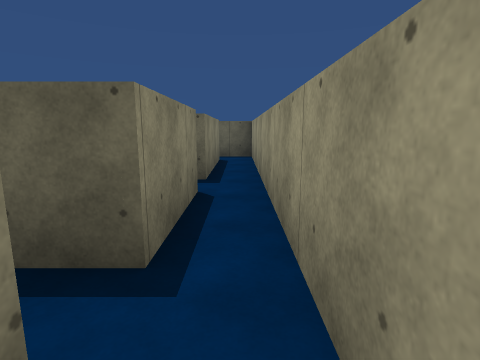
view 1 (above)

24 first-person views from a walk through a 3-D level made in the Unity game engine. The camera is 1.5 m above the floor, tilts 10° down and sees 80° across. The floor is counted in squares, 1.51 m on a side. Each view is taken from the middle of a square. On the plan, view 1 faces up. The plan holds only what a view shows up to about 12 squares ahead; the rest is blank. The place goes on beyond the plan. The player character is not drawn. Some surface patterns are stand-ins.

view 2
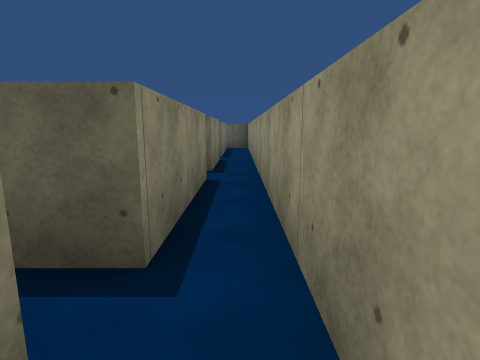

view 3
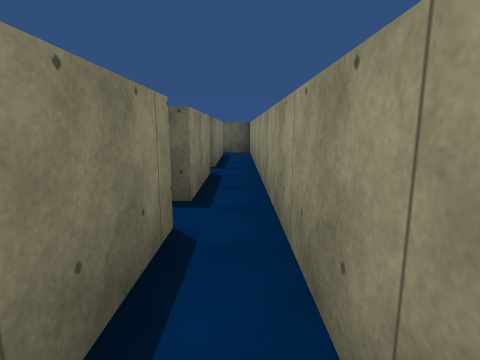

view 4
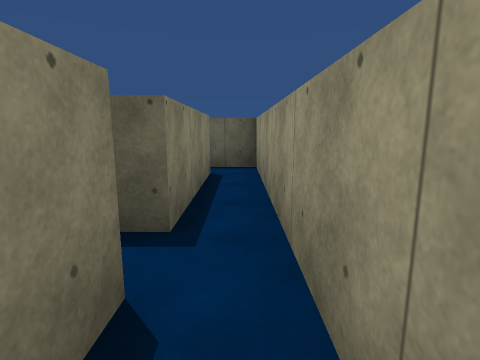

view 5
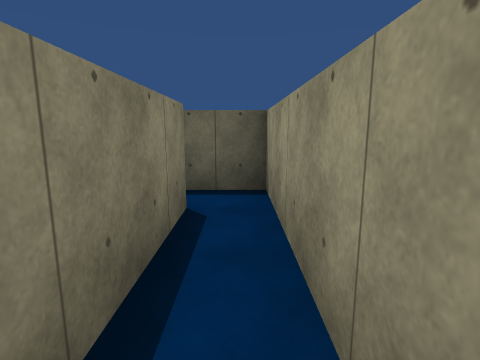

view 6
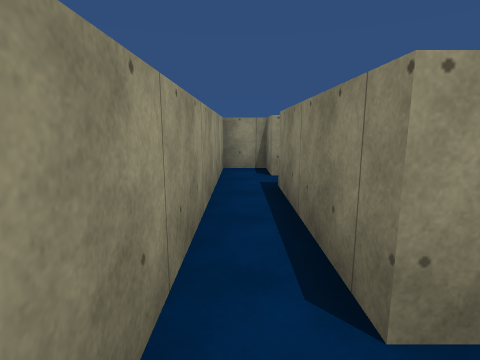

view 7
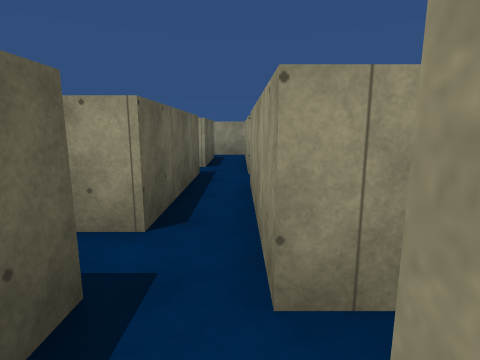

view 8
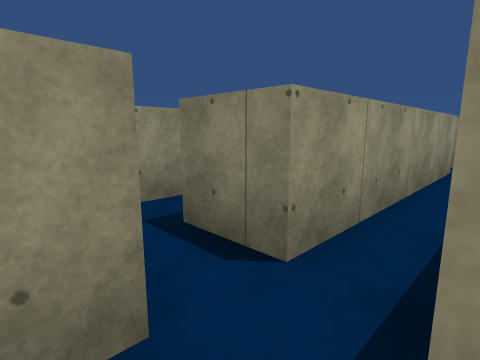

view 9
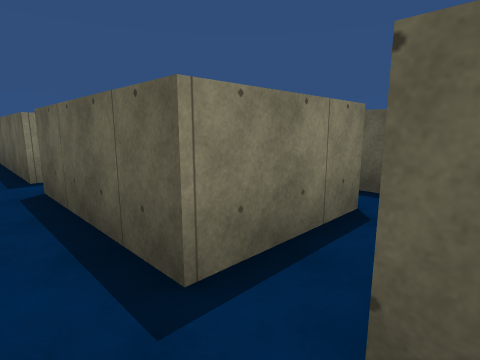

view 10
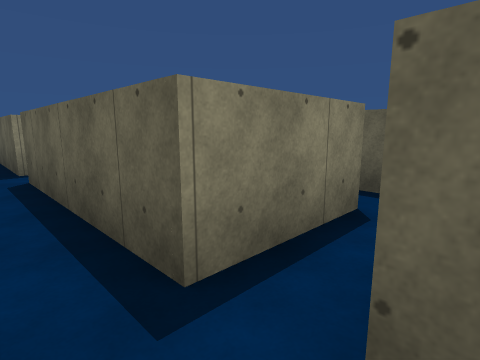

view 11
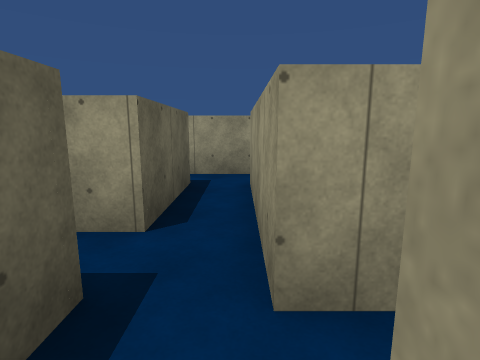

view 12
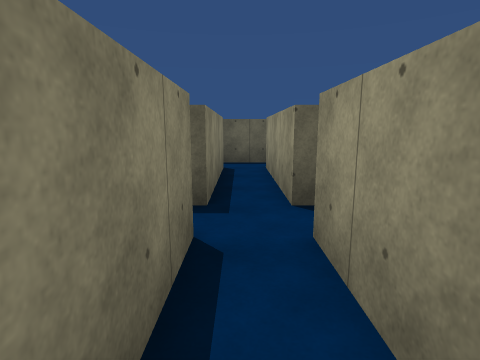

view 13
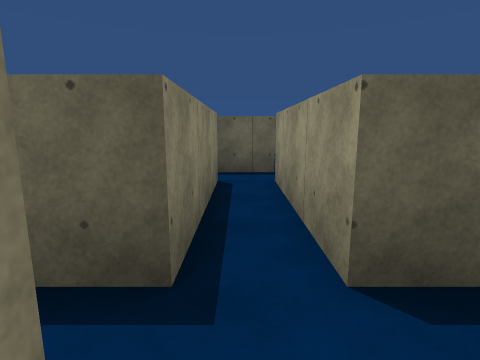

view 14
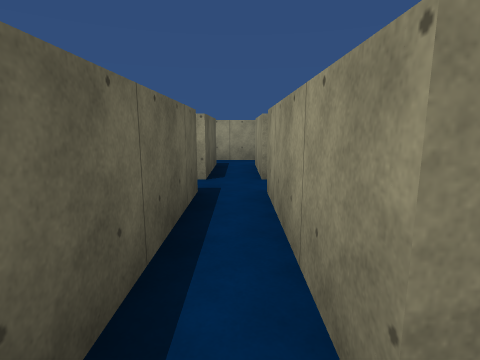

view 15
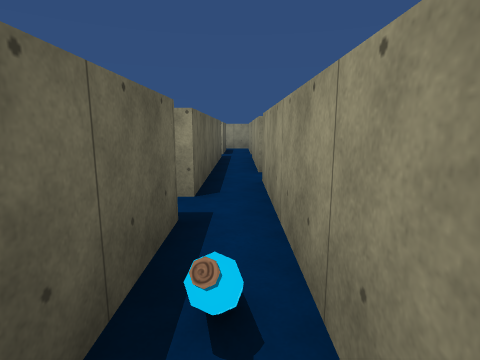

view 16
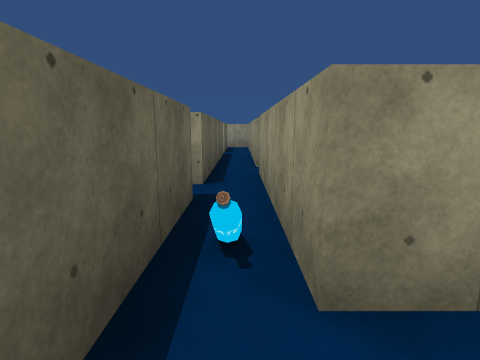

view 17
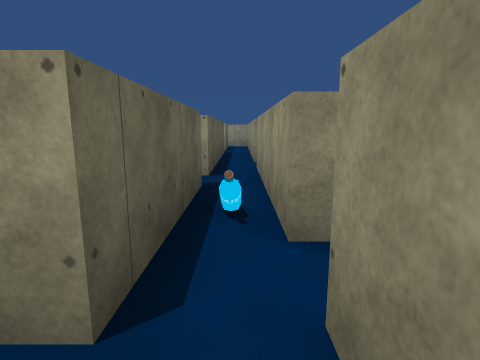

view 18
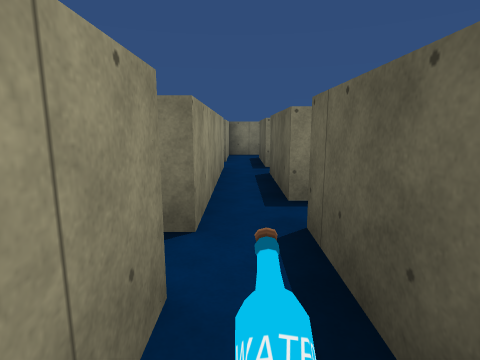

view 19
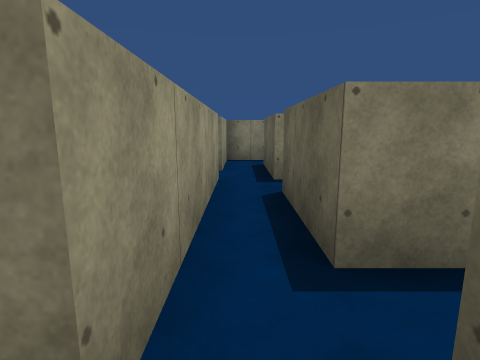

view 20
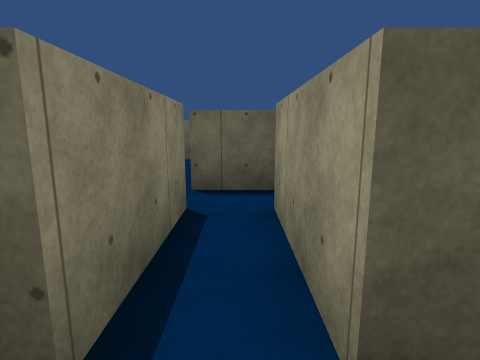

view 21
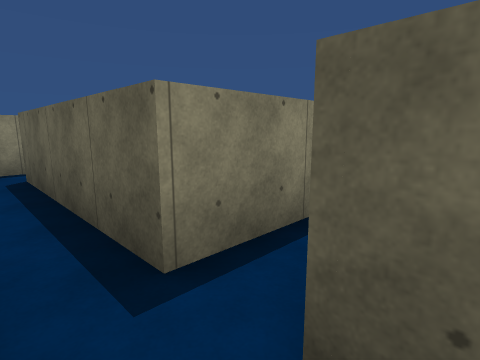

view 22
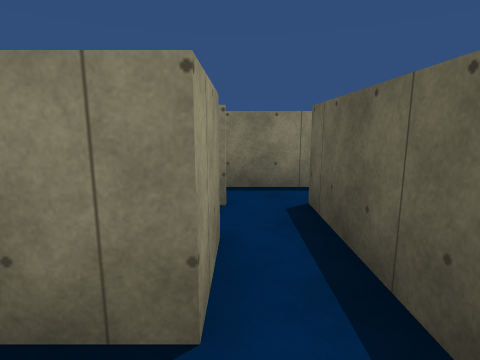

view 23
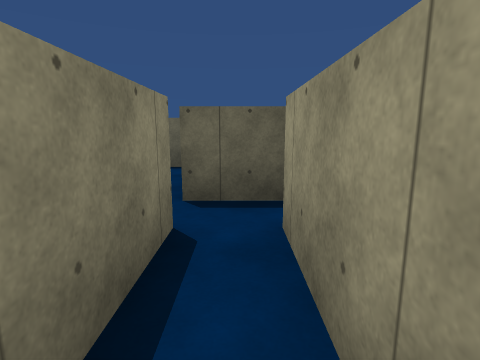

view 24
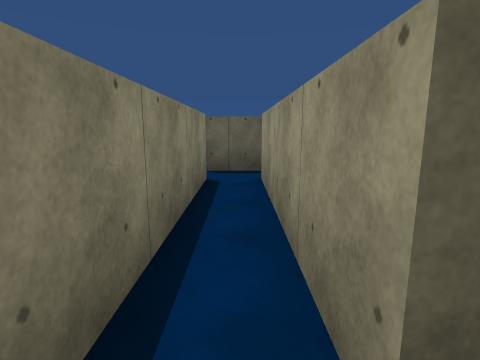

### Floor plan
Ten units are one square. View 1 is at (0, 0); x grows to the right and y downward. Boxes are objects, and circles mark ways between rooms. Rooms are numbered by the first view taken in them; rooms with no view inside come last. Other rooms are left out.
<svg viewBox="-230 -112 239 171">
<path fill="none" stroke="#000" d="M-7 41 -7 54 4 54 4 -5M-7 -8 -7 31M-7 -46 -7 -19M4 -5 4 -45M-7 -96 -7 -57M4 -45 4 -107 -10 -107M-156 -8 -107 -8M-94 -19 -146 -19 -146 -46M-157 -46 -157 -19M-96 -8 -56 -8M-94 -46 -94 -19M-56 -19 -83 -19 -83 -26M-46 -8 -7 -8M-44 -46 -44 -19 -56 -19M-7 -19 -33 -19 -33 -46M-84 -46 -44 -46M-44 -57 -94 -57M-146 -46 -114 -46M-119 -57 -158 -57M-169 -68 -169 -57M-158 -57 -158 -61M-206 -57 -215 -57M-209 -46 -157 -46M-169 -57 -196 -57M-171 -8 -156 -8M-182 -8 -182 1M-157 -19 -184 -19M-196 44 -196 -8 -182 -8M-207 -9 -207 44M-184 -19 -209 -19M-33 -46 -7 -46M-7 -57 -33 -57 -33 -96M-44 -96 -44 -57"/>
<rect x="-145" y="-55" width="10" height="10" fill="#bbb"><title>other object</title></rect>
<circle cx="0" cy="0" r="3" fill="#2a7"/>
<circle cx="0" cy="-40" r="3" fill="#2a7"/>
<circle cx="-10" cy="-10" r="3" fill="#2a7"/>
<circle cx="-10" cy="-50" r="3" fill="#2a7"/>
<circle cx="-100" cy="-10" r="3" fill="#2a7"/>
<circle cx="-150" cy="-50" r="3" fill="#2a7"/>
<circle cx="-165" cy="-10" r="3" fill="#2a7"/>
<circle cx="-60" cy="-10" r="3" fill="#2a7"/>
<circle cx="-90" cy="-40" r="3" fill="#2a7"/>
<circle cx="-40" cy="-40" r="3" fill="#2a7"/>
<circle cx="-50" cy="-50" r="3" fill="#2a7"/>
<circle cx="-160" cy="-50" r="3" fill="#2a7"/>
<circle cx="-170" cy="-50" r="3" fill="#2a7"/>
<circle cx="-190" cy="-10" r="3" fill="#2a7"/>
<text x="0" y="20">1</text>
<text x="0" y="-30">2</text>
<text x="0" y="-80">3</text>
<text x="-130" y="-10">4</text>
<text x="-90" y="-20">5</text>
<text x="-40" y="-20">6</text>
<text x="-70" y="-50">7</text>
<text x="-140" y="-50">8</text>
<text x="-160" y="-70">9</text>
<text x="-200" y="-60">10</text>
<text x="-170" y="-10">11</text>
<text x="-200" y="20">12</text>
<text x="-40" y="-60">13</text>
</svg>
Room 1 opens to room 2. Room 2 opens to room 3. Room 2 opens to room 6. Room 3 opens to room 13. Room 4 opens to room 5. Room 4 opens to room 8. Room 4 opens to room 11. Room 5 opens to room 6. Room 5 opens to room 7. Room 6 opens to room 13. Room 7 opens to room 13. Room 8 opens to room 9. Room 9 opens to room 10. Room 11 opens to room 12.

Where each view was taken, in squares from view 1:
view 1: 0 up, 0 right, facing up
view 2: 5 down, 0 right, facing up
view 3: 2 down, 0 right, facing up
view 4: 3 up, 0 right, facing up
view 5: 6 up, 0 right, facing up
view 6: 2 up, 0 right, facing down
view 7: 1 up, 11 left, facing right
view 8: 2 up, 9 left, facing down-left
view 9: 1 up, 3 left, facing up-left
view 10: 1 up, 8 left, facing up-left
view 11: 1 up, 6 left, facing right
view 12: 2 up, 4 left, facing up
view 13: 4 up, 4 left, facing up
view 14: 5 up, 9 left, facing right
view 15: 5 up, 15 left, facing right
view 16: 5 up, 16 left, facing right
view 17: 5 up, 17 left, facing right
view 18: 5 up, 13 left, facing left
view 19: 5 up, 15 left, facing left
view 20: 1 up, 15 left, facing up
view 21: 1 up, 14 left, facing up-left
view 22: 1 up, 17 left, facing left
view 23: 2 down, 20 left, facing up
view 24: 5 down, 20 left, facing up
